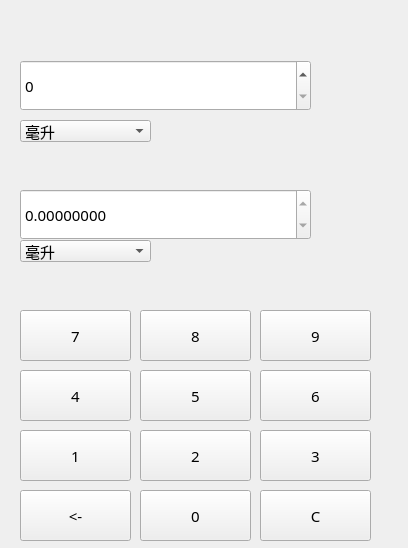
<?xml version="1.0" encoding="UTF-8"?>
<ui version="4.0">
 <class>rongliang</class>
 <widget class="QWidget" name="rongliang">
  <property name="geometry">
   <rect>
    <x>0</x>
    <y>0</y>
    <width>408</width>
    <height>548</height>
   </rect>
  </property>
  <property name="maximumSize">
   <size>
    <width>1000</width>
    <height>10000</height>
   </size>
  </property>
  <property name="font">
   <font>
    <family>宋体</family>
    <pointsize>-1</pointsize>
    <italic>false</italic>
    <bold>false</bold>
   </font>
  </property>
  <property name="windowTitle">
   <string>拉胯计算器</string>
  </property>
  <property name="styleSheet">
   <string notr="true">font-size:15px;</string>
  </property>
  <widget class="QWidget" name="centralWidget" native="true">
   <property name="geometry">
    <rect>
     <x>0</x>
     <y>-10</y>
     <width>411</width>
     <height>571</height>
    </rect>
   </property>
   <widget class="QDoubleSpinBox" name="doubleSpinBox_2">
    <property name="geometry">
     <rect>
      <x>20</x>
      <y>199</y>
      <width>291</width>
      <height>51</height>
     </rect>
    </property>
    <property name="styleSheet">
     <string notr="true">*{
font:50px &quot;宋体&quot;;
color: black;

}</string>
    </property>
    <property name="readOnly">
     <bool>true</bool>
    </property>
    <property name="decimals">
     <number>8</number>
    </property>
    <property name="maximum">
     <double>999999999.000000000000000</double>
    </property>
   </widget>
   <widget class="QComboBox" name="comboBox">
    <property name="geometry">
     <rect>
      <x>20</x>
      <y>130</y>
      <width>131</width>
      <height>22</height>
     </rect>
    </property>
    <item>
     <property name="text">
      <string>毫升</string>
     </property>
    </item>
    <item>
     <property name="text">
      <string>立方厘米</string>
     </property>
    </item>
    <item>
     <property name="text">
      <string>升</string>
     </property>
    </item>
    <item>
     <property name="text">
      <string>立方米</string>
     </property>
    </item>
    <item>
     <property name="text">
      <string>立方英寸</string>
     </property>
    </item>
    <item>
     <property name="text">
      <string>立方英尺</string>
     </property>
    </item>
    <item>
     <property name="text">
      <string>立方码</string>
     </property>
    </item>
    <item>
     <property name="text">
      <string>品脱</string>
     </property>
    </item>
    <item>
     <property name="text">
      <string>夸脱</string>
     </property>
    </item>
    <item>
     <property name="text">
      <string>加仑</string>
     </property>
    </item>
   </widget>
   <widget class="QDoubleSpinBox" name="doubleSpinBox">
    <property name="geometry">
     <rect>
      <x>20</x>
      <y>70</y>
      <width>291</width>
      <height>51</height>
     </rect>
    </property>
    <property name="styleSheet">
     <string notr="true">*{
font:50px &quot;宋体&quot;;
color: black;

}</string>
    </property>
    <property name="decimals">
     <number>0</number>
    </property>
    <property name="maximum">
     <double>999999999.000000000000000</double>
    </property>
   </widget>
   <widget class="QComboBox" name="comboBox_2">
    <property name="geometry">
     <rect>
      <x>20</x>
      <y>250</y>
      <width>131</width>
      <height>22</height>
     </rect>
    </property>
    <item>
     <property name="text">
      <string>毫升</string>
     </property>
    </item>
    <item>
     <property name="text">
      <string>立方厘米</string>
     </property>
    </item>
    <item>
     <property name="text">
      <string>升</string>
     </property>
    </item>
    <item>
     <property name="text">
      <string>立方米</string>
     </property>
    </item>
    <item>
     <property name="text">
      <string>立方英寸</string>
     </property>
    </item>
    <item>
     <property name="text">
      <string>立方英尺</string>
     </property>
    </item>
    <item>
     <property name="text">
      <string>立方码</string>
     </property>
    </item>
    <item>
     <property name="text">
      <string>品脱</string>
     </property>
    </item>
    <item>
     <property name="text">
      <string>夸脱</string>
     </property>
    </item>
    <item>
     <property name="text">
      <string>加仑</string>
     </property>
    </item>
   </widget>
   <widget class="QPushButton" name="pushButton_16">
    <property name="geometry">
     <rect>
      <x>20</x>
      <y>500</y>
      <width>111</width>
      <height>51</height>
     </rect>
    </property>
    <property name="text">
     <string>&lt;-</string>
    </property>
   </widget>
   <widget class="QPushButton" name="pushButton_6">
    <property name="geometry">
     <rect>
      <x>260</x>
      <y>380</y>
      <width>111</width>
      <height>51</height>
     </rect>
    </property>
    <property name="text">
     <string>6</string>
    </property>
   </widget>
   <widget class="QPushButton" name="pushButton_3">
    <property name="geometry">
     <rect>
      <x>260</x>
      <y>440</y>
      <width>111</width>
      <height>51</height>
     </rect>
    </property>
    <property name="text">
     <string>3</string>
    </property>
   </widget>
   <widget class="QPushButton" name="pushButton_8">
    <property name="geometry">
     <rect>
      <x>140</x>
      <y>320</y>
      <width>111</width>
      <height>51</height>
     </rect>
    </property>
    <property name="text">
     <string>8</string>
    </property>
   </widget>
   <widget class="QPushButton" name="pushButton_2">
    <property name="geometry">
     <rect>
      <x>140</x>
      <y>440</y>
      <width>111</width>
      <height>51</height>
     </rect>
    </property>
    <property name="text">
     <string>2</string>
    </property>
   </widget>
   <widget class="QPushButton" name="pushButton_5">
    <property name="geometry">
     <rect>
      <x>140</x>
      <y>380</y>
      <width>111</width>
      <height>51</height>
     </rect>
    </property>
    <property name="text">
     <string>5</string>
    </property>
   </widget>
   <widget class="QPushButton" name="pushButton_15">
    <property name="geometry">
     <rect>
      <x>260</x>
      <y>500</y>
      <width>111</width>
      <height>51</height>
     </rect>
    </property>
    <property name="text">
     <string>C</string>
    </property>
   </widget>
   <widget class="QPushButton" name="pushButton_7">
    <property name="geometry">
     <rect>
      <x>20</x>
      <y>320</y>
      <width>111</width>
      <height>51</height>
     </rect>
    </property>
    <property name="text">
     <string>7</string>
    </property>
   </widget>
   <widget class="QPushButton" name="pushButton_9">
    <property name="geometry">
     <rect>
      <x>260</x>
      <y>320</y>
      <width>111</width>
      <height>51</height>
     </rect>
    </property>
    <property name="text">
     <string>9</string>
    </property>
   </widget>
   <widget class="QPushButton" name="pushButton">
    <property name="geometry">
     <rect>
      <x>20</x>
      <y>440</y>
      <width>111</width>
      <height>51</height>
     </rect>
    </property>
    <property name="text">
     <string>1</string>
    </property>
   </widget>
   <widget class="QPushButton" name="pushButton_4">
    <property name="geometry">
     <rect>
      <x>20</x>
      <y>380</y>
      <width>111</width>
      <height>51</height>
     </rect>
    </property>
    <property name="text">
     <string>4</string>
    </property>
   </widget>
   <widget class="QPushButton" name="pushButton_12">
    <property name="geometry">
     <rect>
      <x>140</x>
      <y>500</y>
      <width>111</width>
      <height>51</height>
     </rect>
    </property>
    <property name="text">
     <string>0</string>
    </property>
   </widget>
  </widget>
 </widget>
 <layoutdefault spacing="6" margin="11"/>
 <resources/>
 <connections/>
</ui>
